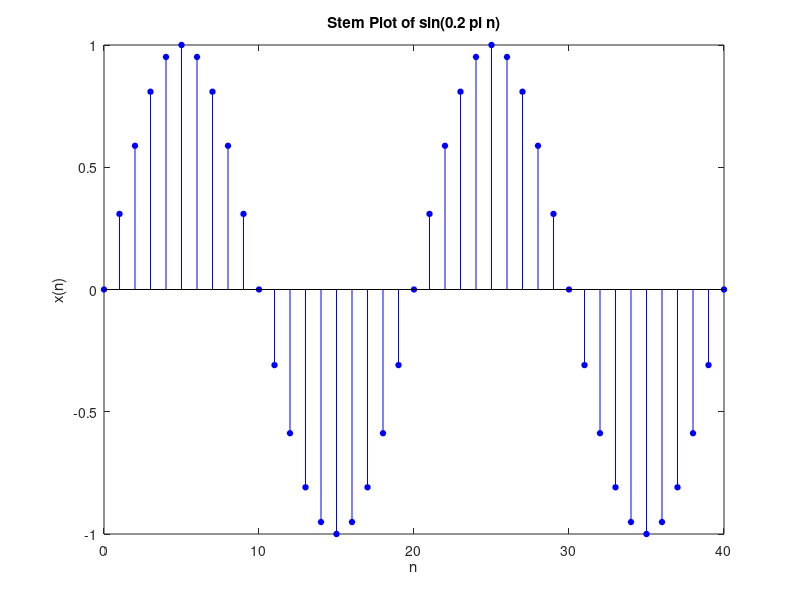

This chart was generated by the following MATLAB code:
n=0:1:40;
x=sin(0.1*pi*n);
Hs=stem(n,x,'b','filled');
set(Hs,'markersize',4);
xlabel('n'); ylabel('x(n)');
title ('Stem Plot of sin(0.2 pi n)');
